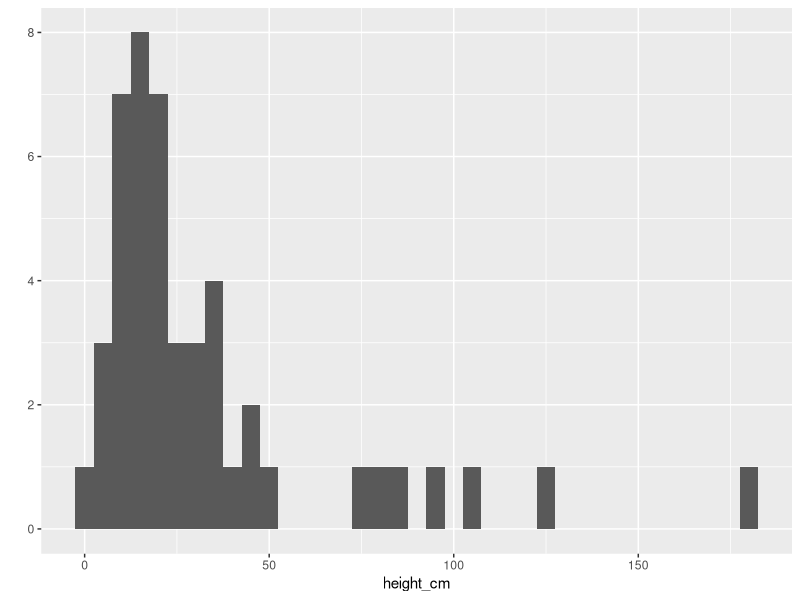
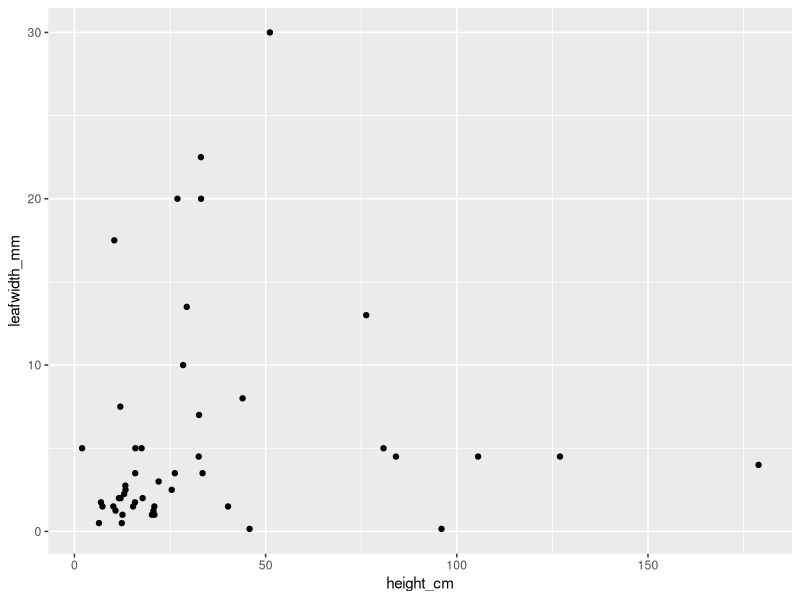
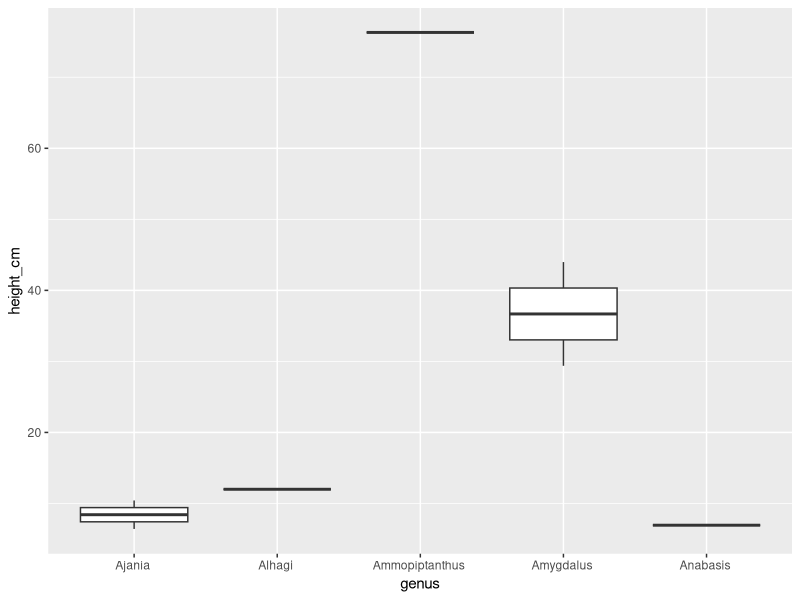
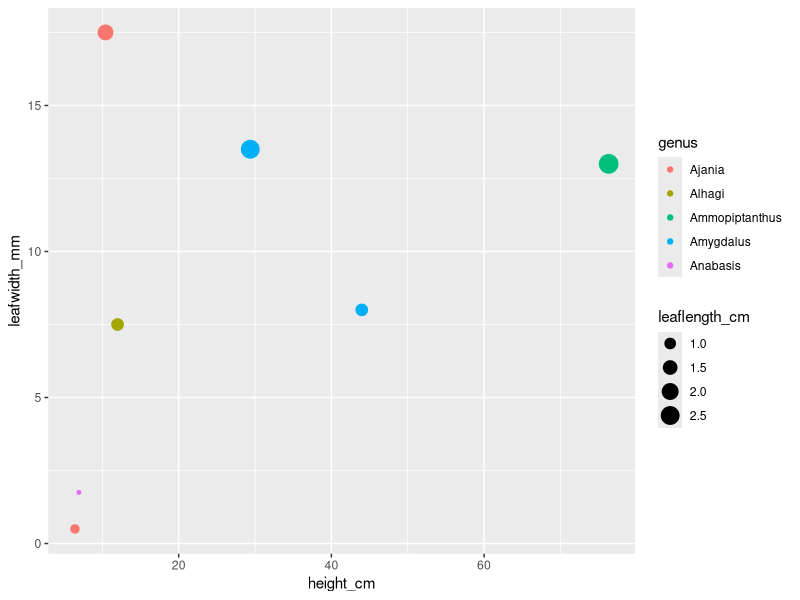
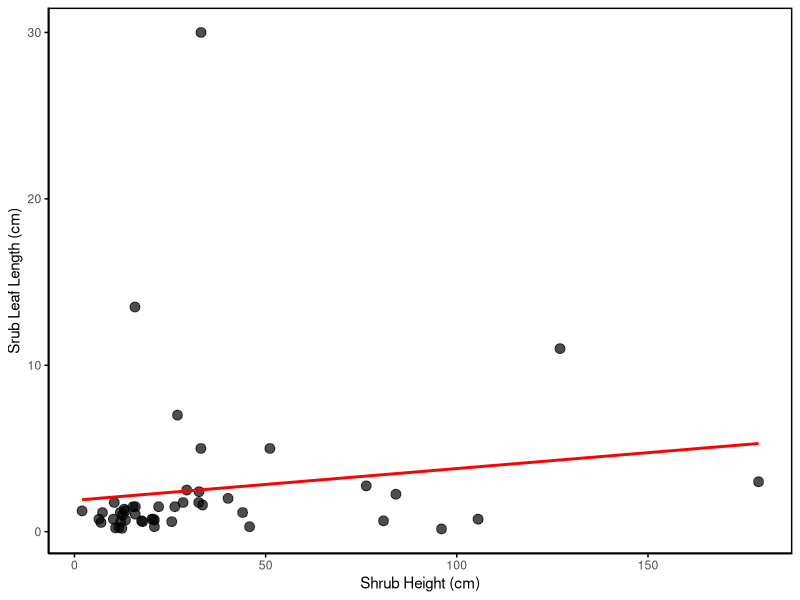

The R source for these figures, in order:
# Visualize-R
# Roshael Chellappah
# BIOL 434 - Dr. Collauti
# January 19th, 2022

# see word document "Visualize-R Part I.docx" for Part I of assignment.

# PART 2 - VISUALIZATIONS
# **Data Overview**

# Dong, Lei et al. (2020), Data from: Phylogenetic structure and formation mechanism of shrub 
# communities in arid and semi-arid areas of the Mongolian Plateau, Dryad, Dataset, 
# https://doi.org/10.5061/dryad.6m905qfvv

# This paper studied the phylogenetic structure of the shrub communities in arid and semiarid 
# areas of the Mongolian Plateau. The main variables within the dataset "Traits.csv" are the 
# phylogenetic signals of the height(cm), canopy (m2), leaf length (cm) and leaf width (mm) of 
# studied shrubs and subshrubs.

MyData <- read.csv("./Traits.csv", header = T)
library(ggplot2)
str(MyData)

# Question 1 ----------------------------------------------------------------------------------
## A frequency distribution of a single continuous variable
qplot(x = height_cm, data = MyData, binwidth = 5)

# Question 2 ----------------------------------------------------------------------------------
## A bivariate plot of two continuous variables
qplot(x = height_cm, y = leafwidth_mm, data = MyData)

# Question 3 ----------------------------------------------------------------------------------
## A boxplot of a continuous variable measured in 2 or more groups
### this dataset has many rows, so for the purposes of this question, I will be using only the first
### 7 rows
qplot(x = genus, y = height_cm, data = MyData[1:7,], geom = "boxplot")

# Question 4 ----------------------------------------------------------------------------------
## A bivariate plot of two continuous variables, colour-coded for 2 or more groups and scaled in 
## size based on a third continous variable 
qplot(x = height_cm, y = leafwidth_mm, data = MyData[1:7,], size = leaflength_cm, colour = genus)

# Question 5 ----------------------------------------------------------------------------------
## One graph of your choice, of any type, using any data. Create this using ggplot() with parameters 
## to make the graph look as clean (no unnecessary lines or shading) . Try to reproduce a clean but 
## eye-catching figure that you might see in a journal like Nature or Science.

MyData2 <- read.csv("Traits _wo_uniques.csv")

mytheme <- theme(axis.line = element_line(colour = "black"),
                axis.ticks = element_line(colour = "black"),
                legend.background = element_blank(),
                legend.key = element_blank(),
                panel.background = element_rect(fill = "white"),
                panel.border = element_rect(colour = "black", fill=NA, size=1))
  
ggplot(MyData) +
  geom_point(aes(x = height_cm, y = leaflength_cm), size = 3, alpha = 0.7) +
  geom_smooth(aes(x = height_cm, y = leaflength_cm), method = "lm", se = FALSE, colour = "red") +
  scale_x_continuous(name = "Shrub Height (cm)") +
  scale_y_continuous(name = "Srub Leaf Length (cm)") +
  mytheme
